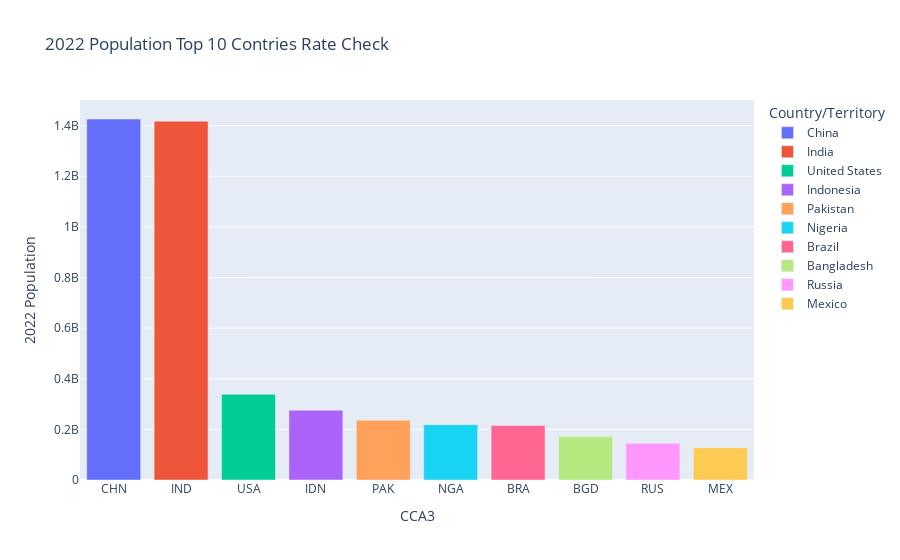

The cell this chart's notebook holds for it:
### Code cell
Population_2022=df.sort_values(by="2022 Population",ascending=False).head(10) 
fig=px.bar(data_frame=Population_2022,x="CCA3",y="2022 Population",color="Country/Territory",title="2022 Population Top 10 Contries Rate Check")
fig.show()

### Figure 1 — Plotly figure (JSON) as saved in the notebook; plotly's stock layout.template omitted (floating-point values rounded to 4 significant figures)
{"data": [{"hovertemplate": "Country/Territory=China<br>CCA3=%{x}<br>2022 Population=%{y}<extra></extra>", "legendgroup": "China", "marker": {"color": "#636efa", "pattern": {"shape": ""}}, "name": "China", "orientation": "v", "showlegend": true, "textposition": "auto", "type": "bar", "x": ["CHN"], "xaxis": "x", "y": [1425887337], "yaxis": "y"}, {"hovertemplate": "Country/Territory=India<br>CCA3=%{x}<br>2022 Population=%{y}<extra></extra>", "legendgroup": "India", "marker": {"color": "#EF553B", "pattern": {"shape": ""}}, "name": "India", "orientation": "v", "showlegend": true, "textposition": "auto", "type": "bar", "x": ["IND"], "xaxis": "x", "y": [1417173173], "yaxis": "y"}, {"hovertemplate": "Country/Territory=United States<br>CCA3=%{x}<br>2022 Population=%{y}<extra></extra>", "legendgroup": "United States", "marker": {"color": "#00cc96", "pattern": {"shape": ""}}, "name": "United States", "orientation": "v", "showlegend": true, "textposition": "auto", "type": "bar", "x": ["USA"], "xaxis": "x", "y": [338289857], "yaxis": "y"}, {"hovertemplate": "Country/Territory=Indonesia<br>CCA3=%{x}<br>2022 Population=%{y}<extra></extra>", "legendgroup": "Indonesia", "marker": {"color": "#ab63fa", "pattern": {"shape": ""}}, "name": "Indonesia", "orientation": "v", "showlegend": true, "textposition": "auto", "type": "bar", "x": ["IDN"], "xaxis": "x", "y": [275501339], "yaxis": "y"}, {"hovertemplate": "Country/Territory=Pakistan<br>CCA3=%{x}<br>2022 Population=%{y}<extra></extra>", "legendgroup": "Pakistan", "marker": {"color": "#FFA15A", "pattern": {"shape": ""}}, "name": "Pakistan", "orientation": "v", "showlegend": true, "textposition": "auto", "type": "bar", "x": ["PAK"], "xaxis": "x", "y": [235824862], "yaxis": "y"}, {"hovertemplate": "Country/Territory=Nigeria<br>CCA3=%{x}<br>2022 Population=%{y}<extra></extra>", "legendgroup": "Nigeria", "marker": {"color": "#19d3f3", "pattern": {"shape": ""}}, "name": "Nigeria", "orientation": "v", "showlegend": true, "textposition": "auto", "type": "bar", "x": ["NGA"], "xaxis": "x", "y": [218541212], "yaxis": "y"}, {"hovertemplate": "Country/Territory=Brazil<br>CCA3=%{x}<br>2022 Population=%{y}<extra></extra>", "legendgroup": "Brazil", "marker": {"color": "#FF6692", "pattern": {"shape": ""}}, "name": "Brazil", "orientation": "v", "showlegend": true, "textposition": "auto", "type": "bar", "x": ["BRA"], "xaxis": "x", "y": [215313498], "yaxis": "y"}, {"hovertemplate": "Country/Territory=Bangladesh<br>CCA3=%{x}<br>2022 Population=%{y}<extra></extra>", "legendgroup": "Bangladesh", "marker": {"color": "#B6E880", "pattern": {"shape": ""}}, "name": "Bangladesh", "orientation": "v", "showlegend": true, "textposition": "auto", "type": "bar", "x": ["BGD"], "xaxis": "x", "y": [171186372], "yaxis": "y"}, {"hovertemplate": "Country/Territory=Russia<br>CCA3=%{x}<br>2022 Population=%{y}<extra></extra>", "legendgroup": "Russia", "marker": {"color": "#FF97FF", "pattern": {"shape": ""}}, "name": "Russia", "orientation": "v", "showlegend": true, "textposition": "auto", "type": "bar", "x": ["RUS"], "xaxis": "x", "y": [144713314], "yaxis": "y"}, {"hovertemplate": "Country/Territory=Mexico<br>CCA3=%{x}<br>2022 Population=%{y}<extra></extra>", "legendgroup": "Mexico", "marker": {"color": "#FECB52", "pattern": {"shape": ""}}, "name": "Mexico", "orientation": "v", "showlegend": true, "textposition": "auto", "type": "bar", "x": ["MEX"], "xaxis": "x", "y": [127504125], "yaxis": "y"}], "layout": {"barmode": "relative", "legend": {"title": {"text": "Country/Territory"}, "tracegroupgap": 0}, "title": {"text": "2022 Population Top 10 Contries Rate Check"}, "xaxis": {"anchor": "y", "domain": [0, 1], "title": {"text": "CCA3"}}, "yaxis": {"anchor": "x", "domain": [0, 1], "title": {"text": "2022 Population"}}}}
